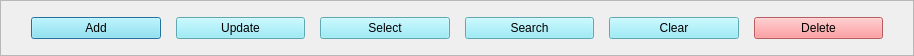
   <widget class="QFrame" name="function_frame">
    <property name="geometry">
     <rect>
      <x>10</x>
      <y>280</y>
      <width>914</width>
      <height>56</height>
     </rect>
    </property>
    <property name="frameShape">
     <enum>QFrame::StyledPanel</enum>
    </property>
    <property name="frameShadow">
     <enum>QFrame::Raised</enum>
    </property>
    <layout class="QHBoxLayout" name="horizontalLayout_7">
     <property name="spacing">
      <number>15</number>
     </property>
     <property name="leftMargin">
      <number>30</number>
     </property>
     <property name="topMargin">
      <number>10</number>
     </property>
     <property name="rightMargin">
      <number>30</number>
     </property>
     <property name="bottomMargin">
      <number>10</number>
     </property>
     <item>
      <widget class="QPushButton" name="add_btn_4">
       <property name="cursor">
        <cursorShape>PointingHandCursor</cursorShape>
       </property>
       <property name="styleSheet">
        <string notr="true">color: rgb(0,0,0);
background-color: rgb(132,232,246);</string>
       </property>
       <property name="text">
        <string>Add</string>
       </property>
       <property name="icon">
        <iconset>
         <normaloff>../#017_Students information system/icons/add.svg</normaloff>../#017_Students information system/icons/add.svg</iconset>
       </property>
       <property name="iconSize">
        <size>
         <width>20</width>
         <height>20</height>
        </size>
       </property>
       <property name="autoDefault">
        <bool>true</bool>
       </property>
       <property name="default">
        <bool>true</bool>
       </property>
       <property name="flat">
        <bool>false</bool>
       </property>
      </widget>
     </item>
     <item>
      <widget class="QPushButton" name="update_btn_4">
       <property name="cursor">
        <cursorShape>PointingHandCursor</cursorShape>
       </property>
       <property name="styleSheet">
        <string notr="true">color: rgb(0,0,0);
background-color: rgb(132,232,246);</string>
       </property>
       <property name="text">
        <string>Update</string>
       </property>
       <property name="icon">
        <iconset>
         <normaloff>../#017_Students information system/icons/update.svg</normaloff>../#017_Students information system/icons/update.svg</iconset>
       </property>
       <property name="iconSize">
        <size>
         <width>20</width>
         <height>20</height>
        </size>
       </property>
      </widget>
     </item>
     <item>
      <widget class="QPushButton" name="select_btn_4">
       <property name="cursor">
        <cursorShape>PointingHandCursor</cursorShape>
       </property>
       <property name="styleSheet">
        <string notr="true">color: rgb(0,0,0);
background-color: rgb(132,232,246);</string>
       </property>
       <property name="text">
        <string>Select</string>
       </property>
       <property name="icon">
        <iconset>
         <normaloff>../#017_Students information system/icons/select.svg</normaloff>../#017_Students information system/icons/select.svg</iconset>
       </property>
       <property name="iconSize">
        <size>
         <width>20</width>
         <height>20</height>
        </size>
       </property>
      </widget>
     </item>
     <item>
      <widget class="QPushButton" name="search_btn_4">
       <property name="cursor">
        <cursorShape>PointingHandCursor</cursorShape>
       </property>
       <property name="styleSheet">
        <string notr="true">color: rgb(0,0,0);
background-color: rgb(132,232,246);</string>
       </property>
       <property name="text">
        <string>Search</string>
       </property>
       <property name="icon">
        <iconset>
         <normaloff>../#017_Students information system/icons/search.svg</normaloff>../#017_Students information system/icons/search.svg</iconset>
       </property>
       <property name="iconSize">
        <size>
         <width>20</width>
         <height>20</height>
        </size>
       </property>
      </widget>
     </item>
     <item>
      <widget class="QPushButton" name="clear_btn_4">
       <property name="cursor">
        <cursorShape>PointingHandCursor</cursorShape>
       </property>
       <property name="styleSheet">
        <string notr="true">color: rgb(0,0,0);
background-color: rgb(132,232,246);</string>
       </property>
       <property name="text">
        <string>Clear</string>
       </property>
       <property name="icon">
        <iconset>
         <normaloff>../#017_Students information system/icons/clear.svg</normaloff>../#017_Students information system/icons/clear.svg</iconset>
       </property>
       <property name="iconSize">
        <size>
         <width>20</width>
         <height>20</height>
        </size>
       </property>
      </widget>
     </item>
     <item>
      <widget class="QPushButton" name="delete_btn_4">
       <property name="cursor">
        <cursorShape>PointingHandCursor</cursorShape>
       </property>
       <property name="styleSheet">
        <string notr="true">color: rgb(0,0,0);
background-color: rgb(255,129,132);</string>
       </property>
       <property name="text">
        <string>Delete</string>
       </property>
       <property name="icon">
        <iconset>
         <normaloff>../#017_Students information system/icons/delete.svg</normaloff>../#017_Students information system/icons/delete.svg</iconset>
       </property>
       <property name="iconSize">
        <size>
         <width>20</width>
         <height>20</height>
        </size>
       </property>
      </widget>
     </item>
    </layout>
   </widget>
